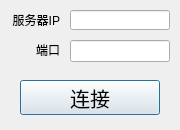
<?xml version="1.0" encoding="utf-8"?>
<ui version="4.0">
	<class>connectDialog</class>
	<widget class="QDialog" name="connectDialog">
		<property name="geometry">
			<rect>
				<x>0</x>
				<y>0</y>
				<width>180</width>
				<height>130</height>
			</rect>
		</property>
		<property name="windowTitle">
			<string>Dialog</string>
		</property>
		<widget class="QLabel" name="label">
			<property name="geometry">
				<rect>
					<x>10</x>
					<y>10</y>
					<width>50</width>
					<height>20</height>
				</rect>
			</property>
			<property name="text">
				<string>服务器IP</string>
			</property>
			<property name="alignment">
				<set>Qt::AlignmentFlag::AlignRight|Qt::AlignmentFlag::AlignTrailing|Qt::AlignmentFlag::AlignVCenter</set>
			</property>
		</widget>
		<widget class="QLabel" name="label_2">
			<property name="geometry">
				<rect>
					<x>10</x>
					<y>40</y>
					<width>50</width>
					<height>20</height>
				</rect>
			</property>
			<property name="text">
				<string>端口</string>
			</property>
			<property name="alignment">
				<set>Qt::AlignmentFlag::AlignRight|Qt::AlignmentFlag::AlignTrailing|Qt::AlignmentFlag::AlignVCenter</set>
			</property>
		</widget>
		<widget class="QLineEdit" name="lineEdit">
			<property name="geometry">
				<rect>
					<x>70</x>
					<y>10</y>
					<width>100</width>
					<height>20</height>
				</rect>
			</property>
		</widget>
		<widget class="QLineEdit" name="lineEdit_2">
			<property name="geometry">
				<rect>
					<x>70</x>
					<y>40</y>
					<width>100</width>
					<height>22</height>
				</rect>
			</property>
		</widget>
		<widget class="QPushButton" name="pushButton">
			<property name="geometry">
				<rect>
					<x>20</x>
					<y>80</y>
					<width>140</width>
					<height>35</height>
				</rect>
			</property>
			<property name="font">
				<font>
					<family>Microsoft YaHei</family>
					<pointsize>15</pointsize>
				</font>
			</property>
			<property name="text">
				<string>连接</string>
			</property>
		</widget>
	</widget>
	<resources/>
	<connections/>
</ui>
